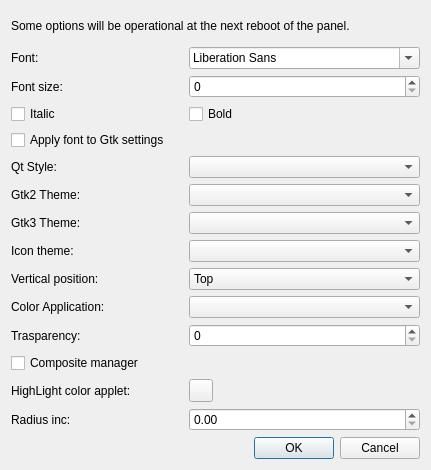
<?xml version="1.0" encoding="UTF-8"?>
<ui version="4.0">
 <class>PanelApplicationSettings</class>
 <widget class="QDialog" name="PanelApplicationSettings">
  <property name="geometry">
   <rect>
    <x>0</x>
    <y>0</y>
    <width>431</width>
    <height>470</height>
   </rect>
  </property>
  <property name="windowTitle">
   <string>Options</string>
  </property>
  <layout class="QVBoxLayout" name="verticalLayout_2">
   <item>
    <layout class="QVBoxLayout" name="verticalLayout">
     <item>
      <widget class="QLabel" name="advise">
       <property name="text">
        <string>Some options will be operational at the next reboot of the panel.</string>
       </property>
      </widget>
     </item>
     <item>
      <layout class="QGridLayout" name="gridLayout">
       <item row="1" column="1">
        <widget class="QSpinBox" name="fontSize"/>
       </item>
       <item row="2" column="0">
        <widget class="QCheckBox" name="fontItalic">
         <property name="text">
          <string>Italic</string>
         </property>
        </widget>
       </item>
       <item row="9" column="0">
        <widget class="QLabel" name="colorApplicationLabel">
         <property name="text">
          <string>Color Application:</string>
         </property>
        </widget>
       </item>
       <item row="8" column="1">
        <widget class="QComboBox" name="verticalPosition">
         <item>
          <property name="text">
           <string>Top</string>
          </property>
         </item>
         <item>
          <property name="text">
           <string>Bottom</string>
          </property>
         </item>
        </widget>
       </item>
       <item row="12" column="1">
        <widget class="QToolButton" name="highlight_toolbutton">
         <property name="text">
          <string/>
         </property>
        </widget>
       </item>
       <item row="13" column="1">
        <widget class="QDoubleSpinBox" name="radiusinc_doublespinbox"/>
       </item>
       <item row="13" column="0">
        <widget class="QLabel" name="label_radiusinc">
         <property name="text">
          <string>Radius inc:</string>
         </property>
        </widget>
       </item>
       <item row="4" column="0">
        <widget class="QLabel" name="label_qtstyle">
         <property name="text">
          <string>Qt Style:</string>
         </property>
        </widget>
       </item>
       <item row="6" column="0">
        <widget class="QLabel" name="label_gtk3Theme">
         <property name="text">
          <string>Gtk3 Theme:</string>
         </property>
        </widget>
       </item>
       <item row="6" column="1">
        <widget class="QComboBox" name="gtk3Theme"/>
       </item>
       <item row="4" column="1">
        <widget class="QComboBox" name="qtStyle"/>
       </item>
       <item row="5" column="0">
        <widget class="QLabel" name="label_gtk2Theme">
         <property name="text">
          <string>Gtk2 Theme:</string>
         </property>
        </widget>
       </item>
       <item row="5" column="1">
        <widget class="QComboBox" name="gtk2Theme"/>
       </item>
       <item row="9" column="1">
        <widget class="QComboBox" name="colorApplication"/>
       </item>
       <item row="2" column="1">
        <widget class="QCheckBox" name="fontBold">
         <property name="text">
          <string>Bold</string>
         </property>
        </widget>
       </item>
       <item row="0" column="0">
        <widget class="QLabel" name="fontLabel">
         <property name="text">
          <string>Font:</string>
         </property>
        </widget>
       </item>
       <item row="8" column="0">
        <widget class="QLabel" name="verticalPositionLabel">
         <property name="text">
          <string>Vertical position:</string>
         </property>
        </widget>
       </item>
       <item row="12" column="0">
        <widget class="QLabel" name="label_highlight">
         <property name="text">
          <string>HighLight color applet:</string>
         </property>
        </widget>
       </item>
       <item row="0" column="1">
        <widget class="QFontComboBox" name="fontName"/>
       </item>
       <item row="7" column="1">
        <widget class="QComboBox" name="iconThemeName"/>
       </item>
       <item row="11" column="0">
        <widget class="QCheckBox" name="compositeManager">
         <property name="text">
          <string>Composite manager</string>
         </property>
        </widget>
       </item>
       <item row="10" column="1">
        <widget class="QSpinBox" name="trasparency"/>
       </item>
       <item row="10" column="0">
        <widget class="QLabel" name="trasparencyLabel">
         <property name="text">
          <string>Trasparency:</string>
         </property>
        </widget>
       </item>
       <item row="7" column="0">
        <widget class="QLabel" name="iconThemeLabel">
         <property name="text">
          <string>Icon theme:</string>
         </property>
        </widget>
       </item>
       <item row="1" column="0">
        <widget class="QLabel" name="fontSizeLabel">
         <property name="text">
          <string>Font size:</string>
         </property>
        </widget>
       </item>
       <item row="3" column="0" colspan="2">
        <widget class="QCheckBox" name="applyFontToGtk">
         <property name="text">
          <string>Apply font to Gtk settings</string>
         </property>
        </widget>
       </item>
      </layout>
     </item>
     <item>
      <widget class="QDialogButtonBox" name="buttonBox">
       <property name="orientation">
        <enum>Qt::Horizontal</enum>
       </property>
       <property name="standardButtons">
        <set>QDialogButtonBox::Cancel|QDialogButtonBox::Ok</set>
       </property>
      </widget>
     </item>
    </layout>
   </item>
  </layout>
 </widget>
 <tabstops>
  <tabstop>fontName</tabstop>
  <tabstop>fontSize</tabstop>
  <tabstop>fontItalic</tabstop>
  <tabstop>fontBold</tabstop>
  <tabstop>qtStyle</tabstop>
  <tabstop>gtk2Theme</tabstop>
  <tabstop>gtk3Theme</tabstop>
  <tabstop>iconThemeName</tabstop>
  <tabstop>verticalPosition</tabstop>
  <tabstop>colorApplication</tabstop>
  <tabstop>trasparency</tabstop>
  <tabstop>compositeManager</tabstop>
  <tabstop>highlight_toolbutton</tabstop>
  <tabstop>radiusinc_doublespinbox</tabstop>
  <tabstop>buttonBox</tabstop>
 </tabstops>
 <resources/>
 <connections>
  <connection>
   <sender>buttonBox</sender>
   <signal>accepted()</signal>
   <receiver>PanelApplicationSettings</receiver>
   <slot>accept()</slot>
   <hints>
    <hint type="sourcelabel">
     <x>258</x>
     <y>297</y>
    </hint>
    <hint type="destinationlabel">
     <x>157</x>
     <y>274</y>
    </hint>
   </hints>
  </connection>
  <connection>
   <sender>buttonBox</sender>
   <signal>rejected()</signal>
   <receiver>PanelApplicationSettings</receiver>
   <slot>reject()</slot>
   <hints>
    <hint type="sourcelabel">
     <x>326</x>
     <y>297</y>
    </hint>
    <hint type="destinationlabel">
     <x>286</x>
     <y>274</y>
    </hint>
   </hints>
  </connection>
  <connection>
   <sender>compositeManager</sender>
   <signal>toggled(bool)</signal>
   <receiver>trasparency</receiver>
   <slot>setEnabled(bool)</slot>
   <hints>
    <hint type="sourcelabel">
     <x>106</x>
     <y>254</y>
    </hint>
    <hint type="destinationlabel">
     <x>200</x>
     <y>231</y>
    </hint>
   </hints>
  </connection>
 </connections>
</ui>
